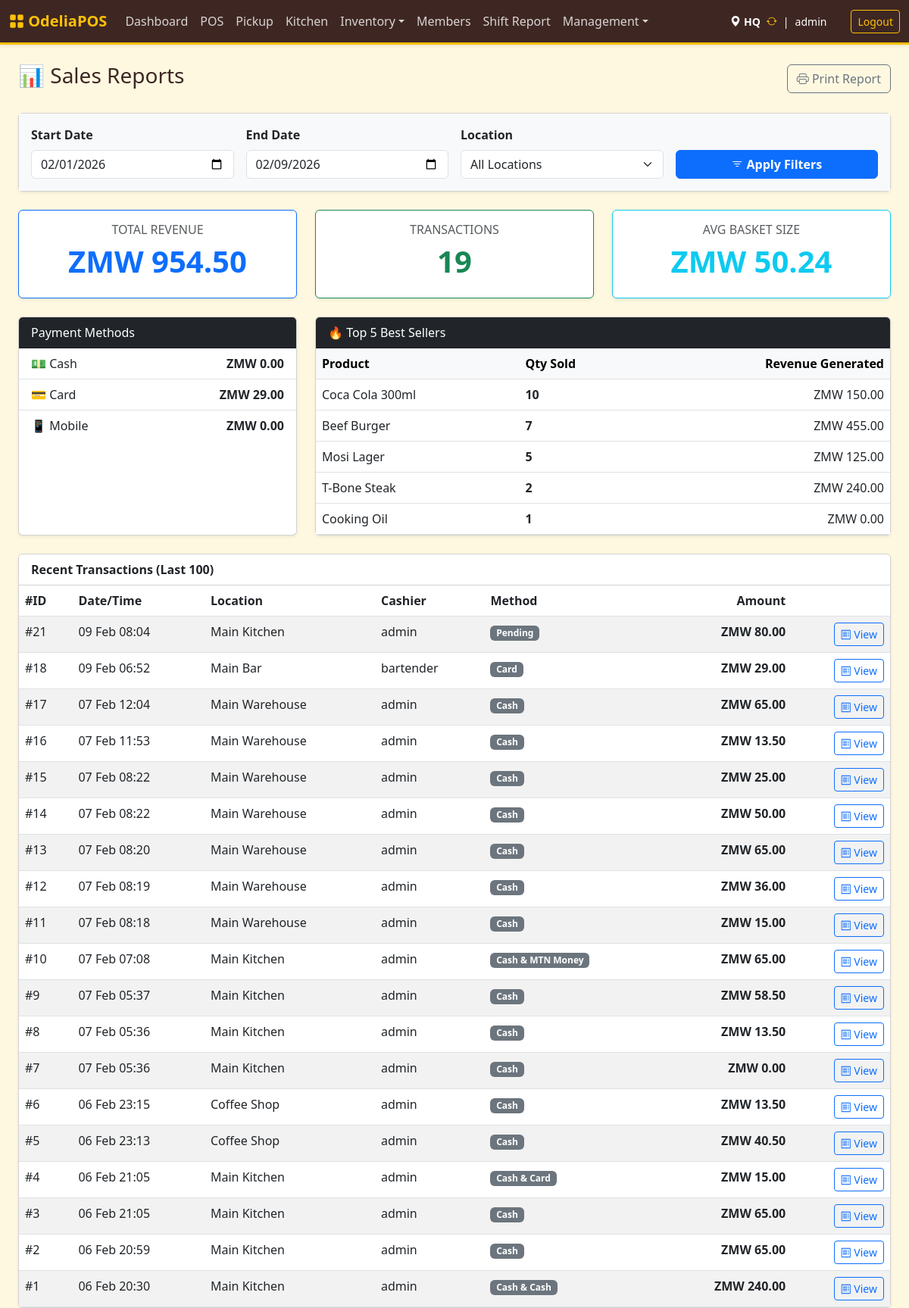
The app's page /index.php?page=reports (signed in), older data.
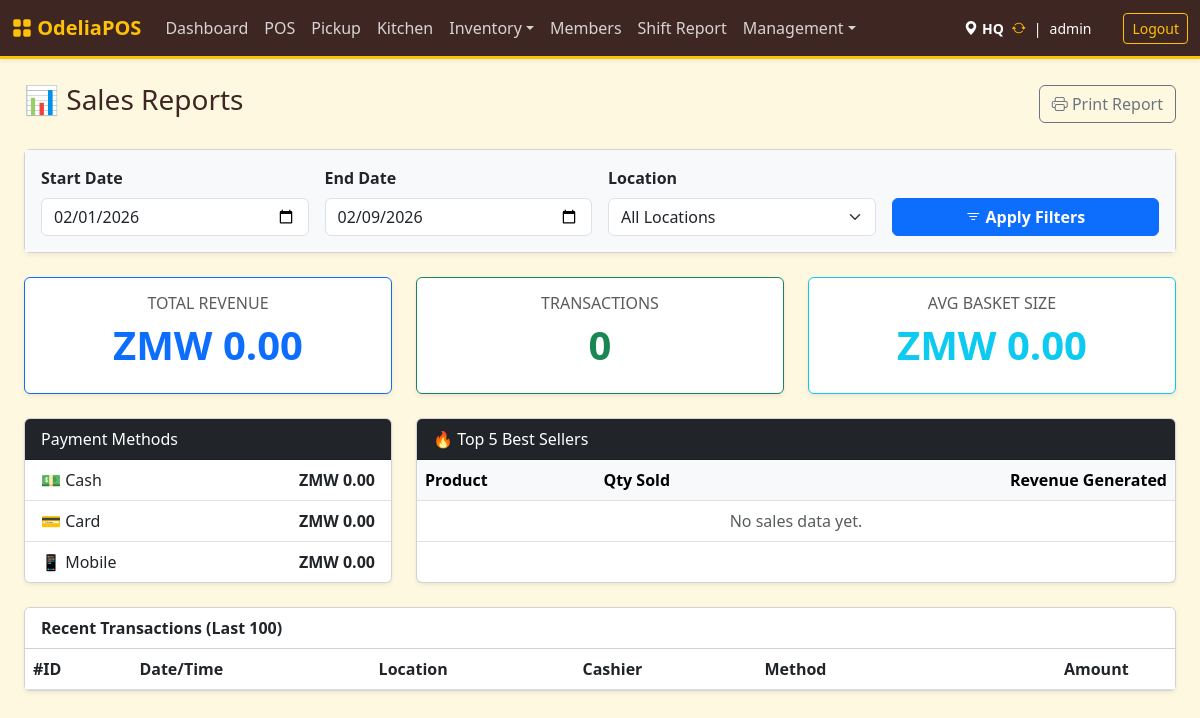
The same page, newer data.
### tables this page shows
CREATE TABLE `sales` (
  `id` int NOT NULL AUTO_INCREMENT,
  `location_id` int NOT NULL,
  `user_id` int NOT NULL,
  `shift_id` int DEFAULT NULL,
  `total_amount` decimal(10,2) NOT NULL,
  `discount` decimal(10,2) DEFAULT '0.00',
  `total_tax` decimal(10,2) DEFAULT '0.00',
  `tip` decimal(10,2) DEFAULT '0.00',
  `final_total` decimal(10,2) DEFAULT '0.00',
  `payment_method` varchar(50) NOT NULL DEFAULT 'cash',
  `status` enum('completed','refund_requested','refunded','partially_refunded') DEFAULT 'completed',
  `created_at` timestamp NULL DEFAULT CURRENT_TIMESTAMP,
  `collected_by` varchar(100) DEFAULT NULL,
  `payment_status` enum('paid','pending') DEFAULT 'paid',
  `customer_name` varchar(100) DEFAULT 'Walk-in',
  `amount_tendered` decimal(10,2) DEFAULT '0.00',
  `change_due` decimal(10,2) DEFAULT '0.00',
  `member_id` int DEFAULT NULL,
  `points_earned` decimal(10,2) DEFAULT '0.00',
  `points_redeemed` decimal(10,2) DEFAULT '0.00',
  PRIMARY KEY (`id`),
  KEY `location_id` (`location_id`),
  KEY `user_id` (`user_id`),
  CONSTRAINT `sales_ibfk_1` FOREIGN KEY (`location_id`) REFERENCES `locations` (`id`),
  CONSTRAINT `sales_ibfk_2` FOREIGN KEY (`user_id`) REFERENCES `users` (`id`)
);

CREATE TABLE `locations` (
  `id` int NOT NULL AUTO_INCREMENT,
  `name` varchar(50) NOT NULL,
  `type` enum('store','kitchen','bar','warehouse') NOT NULL DEFAULT 'store',
  `can_sell` tinyint(1) DEFAULT '1',
  `can_receive_from_vendor` tinyint(1) DEFAULT '0',
  `address` text,
  `phone` varchar(50) DEFAULT '555-0000',
  PRIMARY KEY (`id`)
);

CREATE TABLE `users` (
  `id` int NOT NULL AUTO_INCREMENT,
  `username` varchar(50) NOT NULL,
  `full_name` varchar(100) DEFAULT NULL,
  `password_hash` varchar(255) NOT NULL,
  `role` enum('admin','shopkeeper','manager','cashier','dev','chef','waiter','head_chef','bartender') NOT NULL DEFAULT 'cashier',
  `location_id` int DEFAULT NULL,
  `created_at` timestamp NULL DEFAULT CURRENT_TIMESTAMP,
  `force_password_change` tinyint(1) DEFAULT '0',
  PRIMARY KEY (`id`),
  UNIQUE KEY `username` (`username`),
  KEY `location_id` (`location_id`),
  CONSTRAINT `users_ibfk_1` FOREIGN KEY (`location_id`) REFERENCES `locations` (`id`) ON DELETE SET NULL
);

### src/reports.php (called while the page is built, shortened)
<?php
$startDate = $_GET['start_date'] ?? date('Y-m-01');
$endDate = $_GET['end_date'] ?? date('Y-m-d');
$where = "WHERE s.status = 'completed' AND DATE(s.created_at) BETWEEN ? AND ?";
$params = [$startDate, $endDate];
$kpiSql = "
    SELECT
        COUNT(id) as total_txns,
        SUM(final_total) as total_revenue,
        AVG(final_total) as avg_basket
    FROM sales s
    $where
";
$stmt = $pdo->prepare($kpiSql);
$stmt->execute($params);
$kpi = $stmt->fetch();
$paySql = "
    SELECT payment_method, SUM(final_total) as total
    FROM sales s
    $where
    GROUP BY payment_method
";
$stmt = $pdo->prepare($paySql);
$stmt->execute($params);
$payments = $stmt->fetchAll(PDO::FETCH_KEY_PAIR);
$topSql = "
    SELECT p.name, SUM(si.quantity) as qty_sold, SUM(si.quantity * si.price_at_sale) as revenue
    FROM sale_items si
    JOIN sales s ON si.sale_id = s.id
    JOIN products p ON si.product_id = p.id
    $where
    GROUP BY p.id
    ORDER BY qty_sold DESC
    LIMIT 5
";
$stmt = $pdo->prepare($topSql);
$stmt->execute($params);
$topProducts = $stmt->fetchAll();
$txnSql = "
    SELECT s.*, u.username, l.name as loc_name
    FROM sales s
    JOIN users u ON s.user_id = u.id
    JOIN locations l ON s.location_id = l.id
    $where
    ORDER BY s.created_at DESC
    LIMIT 100
";
$stmt = $pdo->prepare($txnSql);
$stmt->execute($params);
$transactions = $stmt->fetchAll();
?>

### templates/reports.php (the view, shortened to what the changed rows need)
<div class="d-flex justify-content-between align-items-center mb-4">
    <h3>📊 Sales Reports</h3>
    <button class="btn btn-outline-secondary" onclick="window.print()">
        <i class="bi bi-printer"></i> Print Report
    </button>
</div>
<div class="card shadow-sm mb-4 no-print">
    <div class="card-body bg-light">
        <form method="GET" action="index.php" class="row g-3 align-items-end">
            <div class="col-md-3">
                <label class="form-label fw-bold">Start Date</label>
                <input type="date" name="start_date" class="form-control" value="<?= $startDate ?>">
            </div>
            <div class="col-md-3">
                <label class="form-label fw-bold">End Date</label>
                <input type="date" name="end_date" class="form-control" value="<?= $endDate ?>">
            </div>
            <div class="col-md-3">
                <label class="form-label fw-bold">Location</label>
                <select name="location_id" class="form-select">
                    <option value="">All Locations</option>
                </select>
            </div>
            <div class="col-md-3">
                <button type="submit" class="btn btn-primary w-100 fw-bold">
                    <i class="bi bi-filter"></i> Apply Filters
                </button>
            </div>
        </form>
    </div>
</div>
<div class="row mb-4">
    <div class="col-md-4">
        <div class="card shadow-sm border-primary h-100">
            <div class="card-body text-center">
                <h6 class="text-muted text-uppercase">Total Revenue</h6>
                <h2 class="display-6 fw-bold text-primary">ZMW <?= number_format($kpi['total_revenue'] ?? 0, 2) ?></h2>
            </div>
        </div>
    </div>
    <div class="col-md-4">
        <div class="card shadow-sm border-success h-100">
            <div class="card-body text-center">
                <h6 class="text-muted text-uppercase">Transactions</h6>
                <h2 class="display-6 fw-bold text-success"><?= number_format($kpi['total_txns'] ?? 0) ?></h2>
            </div>
        </div>
    </div>
    <div class="col-md-4">
        <div class="card shadow-sm border-info h-100">
            <div class="card-body text-center">
                <h6 class="text-muted text-uppercase">Avg Basket Size</h6>
                <h2 class="display-6 fw-bold text-info">ZMW <?= number_format($kpi['avg_basket'] ?? 0, 2) ?></h2>
            </div>
        </div>
    </div>
</div>
<div class="row">
    <div class="col-md-4 mb-4">
        <div class="card shadow-sm h-100">
            <div class="card-header bg-dark text-white">Payment Methods</div>
            <ul class="list-group list-group-flush">
                <li class="list-group-item d-flex justify-content-between">
                    <span>💵 Cash</span>
                    <strong>ZMW <?= number_format($payments['cash'] ?? 0, 2) ?></strong>
                </li>
                <li class="list-group-item d-flex justify-content-between">
                    <span>💳 Card</span>
                    <strong>ZMW <?= number_format($payments['card'] ?? 0, 2) ?></strong>
                </li>
                <li class="list-group-item d-flex justify-content-between">
                    <span>📱 Mobile</span>
                    <strong>ZMW <?= number_format($payments['mobile_money'] ?? 0, 2) ?></strong>
                </li>
            </ul>
        </div>
    </div>
    <div class="col-md-8 mb-4">
        <div class="card shadow-sm h-100">
            <div class="card-header bg-dark text-white">🔥 Top 5 Best Sellers</div>
            <table class="table mb-0">
                <thead class="table-light">
                    <tr>
                        <th>Product</th>
                        <th>Qty Sold</th>
                        <th class="text-end">Revenue Generated</th>
                    </tr>
                </thead>
                <tbody>
                    <?php foreach ($topProducts as $p): ?>
                    <tr>
                        <td><?= htmlspecialchars($p['name']) ?></td>
                        <td class="fw-bold"><?= $p['qty_sold'] ?></td>
                        <td class="text-end">ZMW <?= number_format($p['revenue'], 2) ?></td>
                    </tr>
                    <?php endforeach; ?>
                    <?php if (empty($topProducts)): ?>
                        <tr><td colspan="3" class="text-center text-muted">No sales data yet.</td></tr>
                    <?php endif; ?>
                </tbody>
            </table>
        </div>
    </div>
</div>
<div class="card shadow-sm">
    <div class="card-header bg-white fw-bold">Recent Transactions (Last 100)</div>
    <div class="card-body p-0">
        <table class="table table-striped table-hover mb-0">
            <thead>
                <tr>
                    <th>#ID</th>
                    <th>Date/Time</th>
                    <th>Location</th>
                    <th>Cashier</th>
                    <th>Method</th>
                    <th class="text-end">Amount</th>
                    <th></th>
                </tr>
            </thead>
            <tbody>
                <?php foreach ($transactions as $t): ?>
                <tr>
                    <td>#<?= $t['id'] ?></td>
                    <td><?= date('d M H:i', strtotime($t['created_at'])) ?></td>
                    <td><?= htmlspecialchars($t['loc_name']) ?></td>
                    <td><?= htmlspecialchars($t['username']) ?></td>
                    <td><span class="badge bg-secondary"><?= ucfirst($t['payment_method']) ?></span></td>
                    <td class="text-end fw-bold">ZMW <?= number_format($t['final_total'], 2) ?></td>
                    <td class="text-end">
                        <button class="btn btn-sm btn-outline-primary"
                                onclick="viewReceipt(<?= $t['id'] ?>)">
                            <i class="bi bi-receipt"></i> View
                        </button>
                    </td>
                </tr>
                <?php endforeach; ?>
            </tbody>
        </table>
    </div>
</div>

Row changes from the older to the newer data that the page shows:
removed sales: id "21", created_at "09 Feb 08:04", location.name "Main Kitchen", user.username "admin", payment_method "Pending", final_total "80.00"
removed sales: id "18", created_at "09 Feb 06:52", location.name "Main Bar", user.username "bartender", payment_method "Card", final_total "29.00"
removed sales: id "17", created_at "07 Feb 12:04", location.name "Main Warehouse", user.username "admin", payment_method "Cash", final_total "65.00"
removed sales: id "16", created_at "07 Feb 11:53", location.name "Main Warehouse", user.username "admin", payment_method "Cash", final_total "13.50"
removed sales: id "15", created_at "07 Feb 08:22", location.name "Main Warehouse", user.username "admin", payment_method "Cash", final_total "25.00"
removed sales: id "14", created_at "07 Feb 08:22", location.name "Main Warehouse", user.username "admin", payment_method "Cash", final_total "50.00"
removed sales: id "13", created_at "07 Feb 08:20", location.name "Main Warehouse", user.username "admin", payment_method "Cash", final_total "65.00"
removed sales: id "12", created_at "07 Feb 08:19", location.name "Main Warehouse", user.username "admin", payment_method "Cash", final_total "36.00"
removed sales: id "11", created_at "07 Feb 08:18", location.name "Main Warehouse", user.username "admin", payment_method "Cash", final_total "15.00"
removed sales: id "10", created_at "07 Feb 07:08", location.name "Main Kitchen", user.username "admin", payment_method "Cash & MTN Money", final_total "65.00"
removed sales: id "9", created_at "07 Feb 05:37", location.name "Main Kitchen", user.username "admin", payment_method "Cash", final_total "58.50"
removed sales: id "8", created_at "07 Feb 05:36", location.name "Main Kitchen", user.username "admin", payment_method "Cash", final_total "13.50"
removed sales: id "7", created_at "07 Feb 05:36", location.name "Main Kitchen", user.username "admin", payment_method "Cash", final_total "0.00"
removed sales: id "6", created_at "06 Feb 23:15", location.name "Coffee Shop", user.username "admin", payment_method "Cash", final_total "13.50"
removed sales: id "5", created_at "06 Feb 23:13", location.name "Coffee Shop", user.username "admin", payment_method "Cash", final_total "40.50"
removed sales: id "4", created_at "06 Feb 21:05", location.name "Main Kitchen", user.username "admin", payment_method "Cash & Card", final_total "15.00"
removed sales: id "3", created_at "06 Feb 21:05", location.name "Main Kitchen", user.username "admin", payment_method "Cash", final_total "65.00"
removed sales: id "2", created_at "06 Feb 20:59", location.name "Main Kitchen", user.username "admin", payment_method "Cash", final_total "65.00"
removed sales: id "1", created_at "06 Feb 20:30", location.name "Main Kitchen", user.username "admin", payment_method "Cash & Cash", final_total "240.00"
Text that changed along with them:
$kpi['total_revenue']: "954.50" → "0.00"
$kpi['total_txns']: "19" → "0"
$kpi['avg_basket']: "50.24" → "0.00"
$payments['card']: "29.00" → "0.00"
text now shown: "No sales data yet."
list line gone: "Coca Cola 300ml 10 ZMW 150.00"
list line gone: "Beef Burger 7 ZMW 455.00"
list line gone: "Mosi Lager 5 ZMW 125.00"
list line gone: "T-Bone Steak 2 ZMW 240.00"
list line gone: "Cooking Oil 1 ZMW 0.00"
